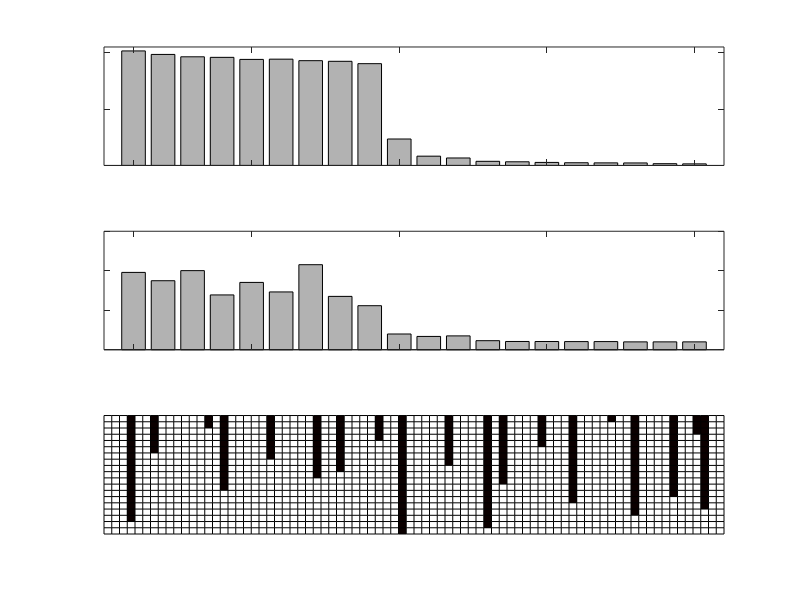
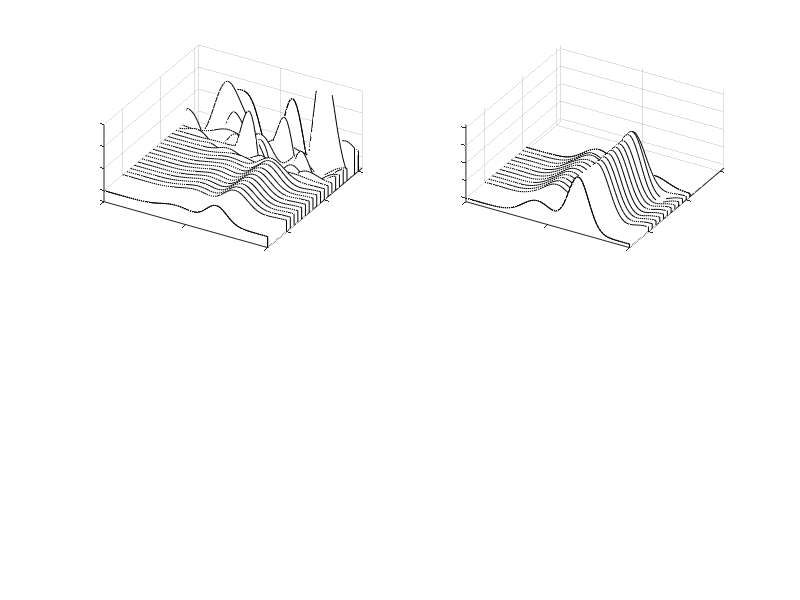
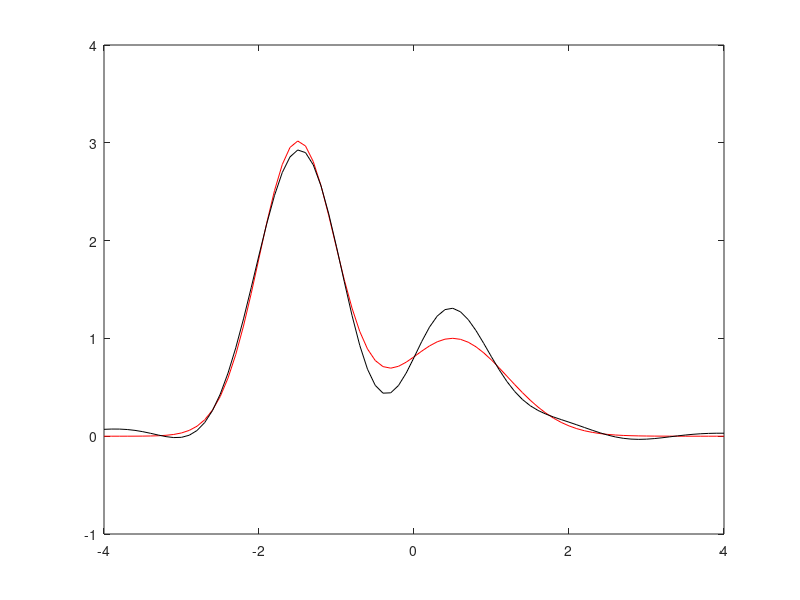
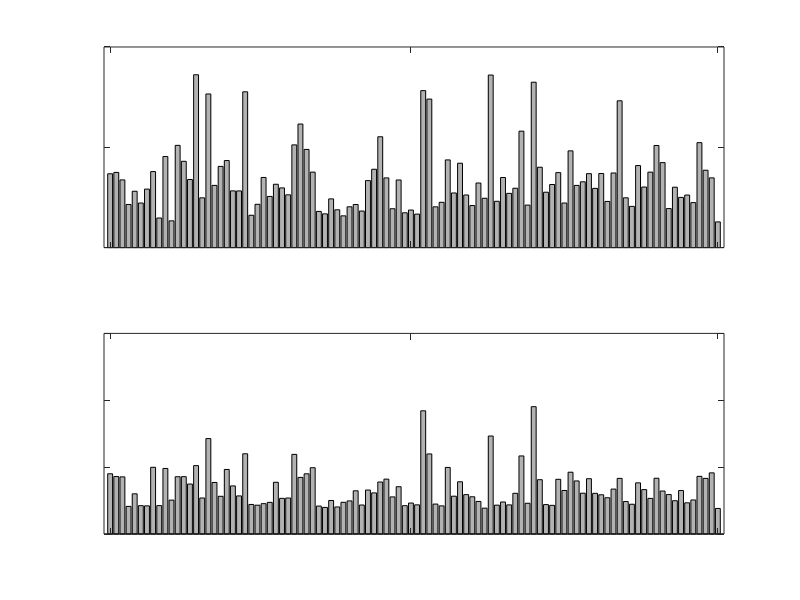

These charts were generated, in order, by the following MATLAB code:
clear all; close all; clc;

% harmonic oscillator modes
L=10; x3=-L:0.1:L; n=length(x3)-1; % define domain
x2=x3(1:n); k=(2*pi/(2*L))*[0:n/2-1 -n/2:-1]; % k-vector
ye=exp(-(x2.^2)); ye2=exp((x2.^2)/2); % define Gaussians
for j=0:9      % loop through 10 modes
  yd=real(ifft(((i*k).^j).*fft(ye))); % 2nd derivative 
  mode=((-1)^(j))*(((2^j)*factorial(j)*sqrt(pi))^(-0.5))*ye2.*yd;
  y(:,j+1)=(mode).';  % store modes as columns
end

x=x2(n/2+1-40:n/2+1+40);  % keep only -4<x<4
yharm=y(n/2+1-40:n/2+1+40,:); 
n=length(x); 
f=(exp(-(x-0.5).^2)+3*exp(-2*(x+1.5).^2))';

%% method 1: start with max of each mode

ns=[];
for j=1:10  % walk through the modes
  [s1,n1]=max(yharm(:,j)); % pick max
  ns=[ns n1];
end
P=zeros(n,1);  P(ns)=1;    
    
for j=1:10
    for jj=1:j
        Area=trapz(x,P.*(yharm(:,j).*yharm(:,jj)));
        M2(j,jj)=Area; M2(jj,j)=Area;
    end
end

for j=1:10  % reconstruction using gappy
    ftild(j,1)=trapz(x,P.*(f.*yharm(:,j)));
end
atild=M2\ftild;   % compute error
f1=yharm*atild;  % iterative reconstruction
E(1)=norm(f1-f);  % iterative error
con(1)=cond(M2)

figure(2)
plot(x,f,'r',x,f1,'k')

%% method 2: start with max and mins of each mode

ns=[];
for j=1:10  % walk through the modes
  [s1,n1]=max(yharm(:,j)); % pick max  
  ns=[ns n1];
end
for j=2:10
  [s2,n2]=min(yharm(:,j)); % pick max  
  ns=[ns n2];
end
P=zeros(n,1);  P(ns)=1;    
    
    for j=1:10
        for jj=1:j
            Area=trapz(x,P.*(yharm(:,j).*yharm(:,jj)));
            M2(j,jj)=Area; M2(jj,j)=Area;
        end
    end

    for j=1:10  % reconstruction using gappy
        ftild(j,1)=trapz(x,P.*(f.*yharm(:,j)));
    end
    atild=M2\ftild;   % compute error
    f1=yharm*atild;  % iterative reconstruction
    E(2)=norm(f1-f);  % iterative error
    con(2)=cond(M2)

figure(3)
plot(x,f,'r',x,f1,'k')
    
%% method 3: search for extrema, then select random N sensors

nmax=[]; nmin=[]; 
Psum = zeros(n,10);
for j=1:10  % walk through the modes
    nmaxt=[]; nmint=[];
    for jj=2:n-1
       if yharm(jj,j)>yharm(jj-1,j) & yharm(jj,j)>yharm(jj+1,j)
           nmax=[nmax jj];
           nmaxt=[nmaxt jj];
       end
       if yharm(jj,j)<yharm(jj-1,j) & yharm(jj,j)<yharm(jj+1,j)
           nmin=[nmin jj];
           nmint=[nmint jj];
       end
    end
    nst=[nmaxt nmint]
    Psum(nst,j)=1;
end
ns=[nmax nmin];
ni=randsample(length(ns),20);
nsr=ns(ni);
P=zeros(n,1);  P(nsr)=1;

figure(1) 
subplot(3,1,1), pcolor(yharm.'), axis off, colormap(hot)
subplot(3,1,2), pcolor(-Psum.'), axis off, colormap(hot)

    P=zeros(n,1);  P(ns)=1;    
    
    for j=1:10
        for jj=1:j
            Area=trapz(x,P.*(yharm(:,j).*yharm(:,jj)));
            M2(j,jj)=Area; M2(jj,j)=Area;
        end
    end

    for j=1:10  % reconstruction using gappy
        ftild(j,1)=trapz(x,P.*(f.*yharm(:,j)));
    end
    atild=M2\ftild;   % compute error
    f1=yharm*atild;   % iterative reconstruction
    E(3)=norm(f1-f);  % iterative error
    con(3)=cond(M2)

figure(4)
plot(x,f,'r',x,f1,'k')

%%  select random 20 - shuffle

ntot=length(ns);
for jtrials=1:100
ni=randsample(ntot,20);
nsr=ns(ni);

   P=zeros(n,1);  P(nsr)=1;    
    
    for j=1:10
        for jj=1:j
            Area=trapz(x,P.*(yharm(:,j).*yharm(:,jj)));
            M2(j,jj)=Area; M2(jj,j)=Area;
        end
    end

    for j=1:10  % reconstruction using gappy
        ftild(j,1)=trapz(x,P.*(f.*yharm(:,j)));
    end
    atild=M2\ftild;   % compute error
    f1=yharm*atild;  % iterative reconstruction
    E_tri(jtrials)=norm(f1-f);  % iterative error
    con_tri(jtrials)=cond(M2);
end
subplot(2,1,1), bar(log(con_tri),'Facecolor',[0.7 0.7 0.7])
subplot(2,1,2), bar(log(E_tri+1),'Facecolor',[0.7 0.7 0.7])

subplot(2,1,1), set(gca,'Xlim',[0 101],'Ylim',[0 10],'Xtick',[1 50 100],'Ytick',[0 5 10],'Xticklabel',{'','',''},'Yticklabel',{'','',''})
subplot(2,1,2), set(gca,'Xlim',[0 101],'Ylim',[0 3],'Xtick',[1 50 100],'Ytick',[0 1 2 3],'Xticklabel',{'','',''},'Yticklabel',{'','','',''})


E(4:5)=0; con(4:5)=0;
Estri=sort(E_tri); contri=sort(con_tri);
E(6:10)=Estri(1:5);
con(6:10)=contri(1:5);
con(11:12)=0; E(11:12)=0;



%%  method to compare -- Willcox condition number

n2=20;    % number of sensors
nall=1:n; ns=[];  %

for jsense=1:n2
    for jloop=1:(n-jsense)
        P=zeros(n,1); P(ns)=1;
        P(nall(jloop))=1; 
        for j=1:10
            for jj=1:j    % matrix M
                Area=trapz(x,P.*(yharm(:,j).*yharm(:,jj)));
                M2(j,jj)=Area; M2(jj,j)=Area;
            end
        end
        con2(jloop)=cond(M2);  % compute condition number                    
    end  %  end search through all points
    [s1,n1]=min(con2);   % find minimum condition number location
    kond(jsense)=s1; clear con2
    ns=[ns nall(n1)];  % add sensor location
    nall=setdiff(nall,ns);  % new sensor indeces 
 
    P=zeros(n,1);  P(ns)=1;    
    Psum(:,jsense)=P;
    
    for j=1:10
        for jj=1:j
            Area=trapz(x,P.*(yharm(:,j).*yharm(:,jj)));
            M2(j,jj)=Area; M2(jj,j)=Area;
        end
    end

    for j=1:10  % reconstruction using gappy
        ftild(j,1)=trapz(x,P.*(f.*yharm(:,j)));
    end
    atild=M2\ftild;   % compute error
    f1(:,jsense)=yharm*atild;  % iterative reconstruction
    EW(jsense)=norm(f1(:,jsense)-f);  % iterative error
    
end  % end sensor loop

E(13)=EW(end);
con(13)=kond(end);

figure(9), 
subplot(2,1,1), bar(log(E+1),'Facecolor',[0.7 0.7 0.7]), hold on
subplot(2,1,2), bar(log(con),'Facecolor',[0.7 0.7 0.7]), hold on


dum1=zeros(13,1); dum1(13)=(EW(end));
dum2=zeros(13,1); dum2(13)=kond(end);
subplot(2,1,1), bar(log(dum1+1),'r')
subplot(2,1,2), bar(log(dum2),'r')

subplot(2,1,1), set(gca,'Xlim',[0 14],'Ylim',[0 2],'Xtick',[],'Ytick',[0 1 2],'Xticklabel',{'','',''},'Yticklabel',{'','',''})
subplot(2,1,2), set(gca,'Xlim',[0 14],'Ylim',[0 22],'Xtick',[],'Ytick',[0 10 20],'Xticklabel',{'','',''},'Yticklabel',{'','',''})


%break

figure(1)
subplot(3,1,1), bar(log(kond),'Facecolor',[0.7 0.7 0.7])
subplot(3,1,2), bar(log(EW+1),'Facecolor',[0.7 0.7 0.7])
subplot(3,1,3), pcolor(-Psum'), colormap(hot), axis off



figure(2), 
titer=[1:20 25]; f1=[f1 f]; titer2=[9:20 25], f2=[f1(:,9:20) f];



subplot(2,2,1), waterfall(x,titer,f1.'), colormap([0 0 0]), view(-150,50)
subplot(2,2,2), waterfall(x,titer2,f2.'), colormap([0 0 0]), view(-150,50)
subplot(2,2,1), set(gca,'Zlim',[-2 12],'Xlim',[-4 4],'Xtick',[-4 0 4],'Xticklabel',{'','',''}, ...
    'Ylim',[0 25],'Ytick',[1 10 20],'Yticklabel',{'','',''},'Ztick',[-2 0 4 8 12],'Zticklabel',{'','','',''})
subplot(2,2,2), set(gca,'Zlim',[-.2 4.2],'Xlim',[-4 4],'Xtick',[-4 0 4],'Xticklabel',{'','',''}, ...
    'Ylim',[0 25],'Ytick',[1 10 20],'Yticklabel',{'','',''},'Ztick',[0 1 2 3 4],'Zticklabel',{'','','',''})


figure(1)
subplot(3,1,2), set(gca,'Xlim',[0 21],'Xtick',[1 5 10 15 20],'Xticklabel',{'','','','',''},'Ylim',[0 6],'Ytick',[0 2 4 6],'Yticklabel',{'','','',''})
subplot(3,1,1), set(gca,'Xlim',[0 21],'Xtick',[1 5 10 15 20],'Xticklabel',{'','','','',''},'Ylim',[0 42],'Ytick',[0 20 40],'Yticklabel',{'','',''})






